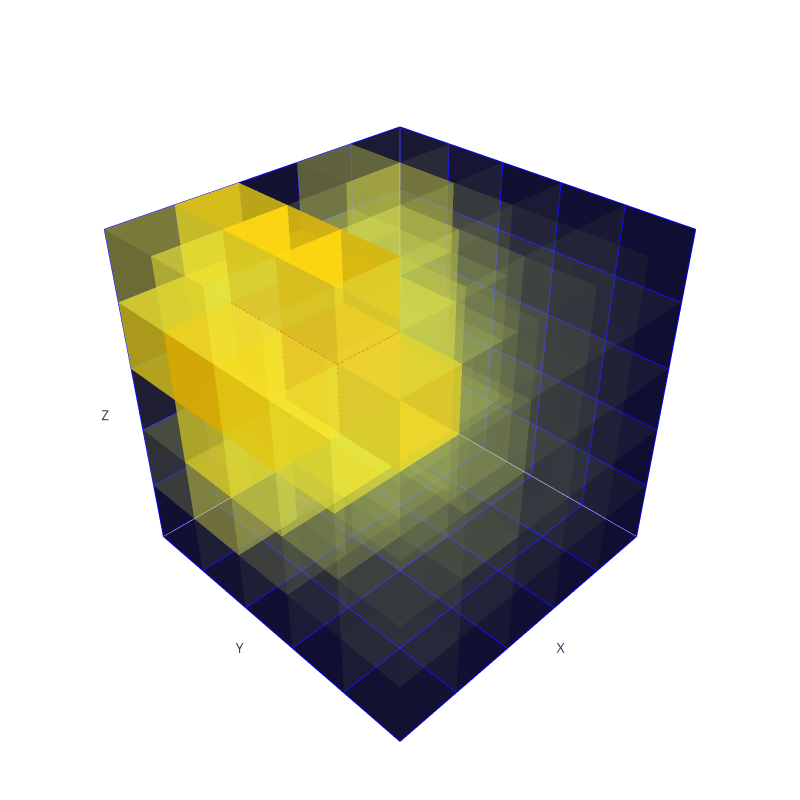

The code cell stored with this chart in its notebook:
### Code cell
print("- Proton image:")
plotly_generate(generated_plot, max_energy=max_energy)
